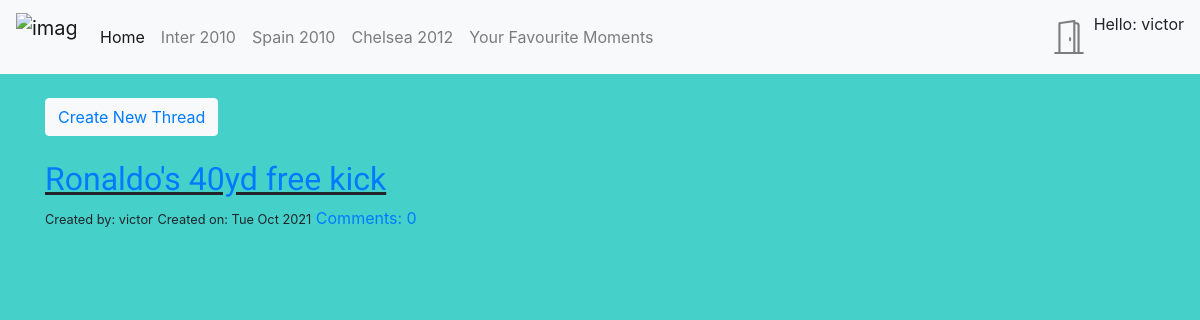
Screenshot of /thread/ (signed in) with the database file from the repository.
### newapp/models.py (models this page shows, shortened)
class Thread(models.Model):
    name = models.ForeignKey('auth.User', on_delete=models.CASCADE)
    age = models.CharField(max_length = 150)
    country = models.CharField(max_length = 150)
    title = models.CharField(max_length = 150)
    text = models.TextField()
    created_date = models.DateTimeField(default = timezone.now)
    def approve_comments(self):
        return self.comments.filter(approved_comment=True)

### newapp/views.py (the view)
# urls.py: path('thread/',views.ThreadListView.as_view(),name='thread_list'),
class ThreadListView(ListView):
    model = Thread
    def get_queryset(self):
        return Thread.objects.filter(created_date__lte=timezone.now()).order_by('-created_date')

### newapp/templates/newapp/thread_list.html (shortened to what this page needs)
{% extends 'newapp/base.html' %}
{% block body_block %}
    <div class="container">
        <br>
        {% if user.is_authenticated %}
        <button type="button" class="btn btn-light"><a href="{% url 'thread_new' %}">Create New Thread</a></button>
        {% else %}
        <p>Sign in to create a new thread or add to one of the ones below!</p>
        {% endif %}
        <br>
        <br>
        {% for thread in thread_list %}
            <div class="post">
                <h2 class="thread_title"><a href="{% url 'thread_detail' pk=thread.pk %}">{{ thread.title }}</a></h2>
                <small>Created by: {{ thread.name }}</small>
                <small>Created on: {{ thread.created_date|date:"D M Y" }}</small>
                <a href="{% url 'thread_detail' pk=thread.pk %}">Comments: {{ thread.approve_comments.count }}</a>
            </div>
        {% endfor %}
        </div>
{% endblock %}

### newapp/templates/newapp/base.html (shortened to what this page needs)
<!DOCTYPE html>
{% load static %}
<html lang="en">
<head>
    <link rel="stylesheet" href="https://cdn.jsdelivr.net/npm/bootstrap@4.6.0/dist/css/bootstrap.min.css">
    <link rel="stylesheet" href="{% static 'css/main.css' %}">
</head>
<body>
  <nav class="navbar navbar-expand-lg sticky_top navbar-light bg-light">
    <a class="navbar-brand" href="">
      <img src="https://i.pinimg.com/originals/51/5e/ed/515eed2e3701d135a33a0be5ac493941.jpg" alt="image not found" width='60' height="48">
    </a>
    <div class="collapse navbar-collapse" id="navbarNavAltMarkup">
      <div class="navbar-nav">
        <a class="nav-link active" href={% url 'home' %}>Home <span class="sr-only">(current)</span></a>
        <a class="nav-link" href={% url 'inter' %}>Inter 2010</a>
        <a class="nav-link" href={% url 'spain' %}>Spain 2010</a>
        <a class="nav-link" href={% url 'chelsea' %}>Chelsea 2012</a>
        <a class="nav-link" href={% url 'thread_list' %}>Your Favourite Moments</a>
      </div>
      <div class="navbar-nav ml-auto">
        {% if user.is_authenticated %}
        <a class="nav-link" href={% url 'logout' %}>
        <a>Hello: {{ user.username }}</a>
        {% endif %}
      </div>
    </div>
  </nav>
    {% block body_block %}
    {% endblock %}
</body>
</html>

### newapp/static/css/main.css (style rules this page uses)
body { background: #45D1CA; }
h2 { text-align: left; text-decoration: underline; font-family: 'Pattaya', sans-serif; }
img { display: block; margin-left: auto; margin-right: auto; }

### rows the page displays
Thread: title "Ronaldo's 40yd free kick", name "victor", created_date "Tue Oct 2021", approve_comments.count "0"

### other values shown
{{ user.username }} "victor"
